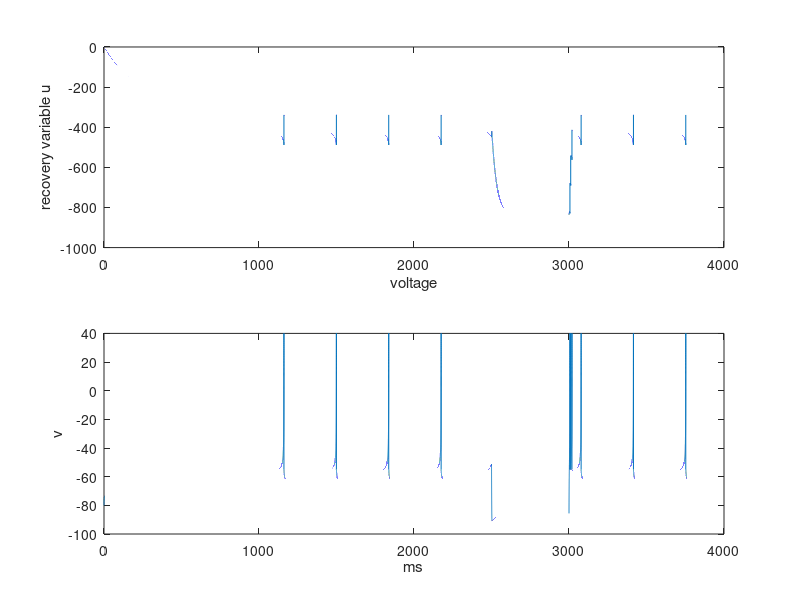

MATLAB code for this plot:
%find tradjectories and nullclines
clear;clf;
global C k vr vt a b vpeak d;
C=50; k=1.0;
vr = -80; vt = -25;
a = 0.01; b = -20;
v_reset = -55;
d = 150;
vpeak = 40;
T = 4000; %ms
tau = 0.01; %ms
n = (T/tau);%timesteps


I_amp = -30.0;
v = (vr)*ones(1,n); 
u = zeros(1,n); % initial values

I = I_amp*C.*ones(1,n);
I_offset = 325.0;
 % pulse of input DC current

for i=1:n-1
    % forward Euler method
   if(tau*i<2500 || tau*i>3000)
       I(i) = 0;
   end
   if(I(i)<0)
       b = 150;
   else
       b = -20;
   end
    
    v(i+1)=v(i)+tau*(k*(v(i)-vr)*(v(i)-vt)-u(i)+I(i)+I_offset)/C;
    u(i+1)=u(i)+tau*a*(b*(v(i)-vr)-u(i));
    if v(i+1)>=vpeak % a spike is fired!
        disp('spike fired');
        v(i)=vpeak; % padding the spike amplitude
        v(i+1)=v_reset; % membrane voltage reset
        u(i+1)=u(i+1)+d; % recovery variable update
    end
    
    %circumvent hyperpolarization
%     if(v(i+1)<-90)
%       u(i+1) = -350;
%       v(i+1) = v_reset;
%     end  
end

        
    


figure(1);
subplot(2,1,1);
% plot(v,u,'k');hold on;
plot(tau.*(1:n), u);
% axis([-90,vpeak,-200,100]);
xlabel('voltage');
ylabel('recovery variable u');

subplot(2,1,2);
plot(tau.*(1:n),v(1:n));hold on;
xlabel('ms');
ylabel('v');